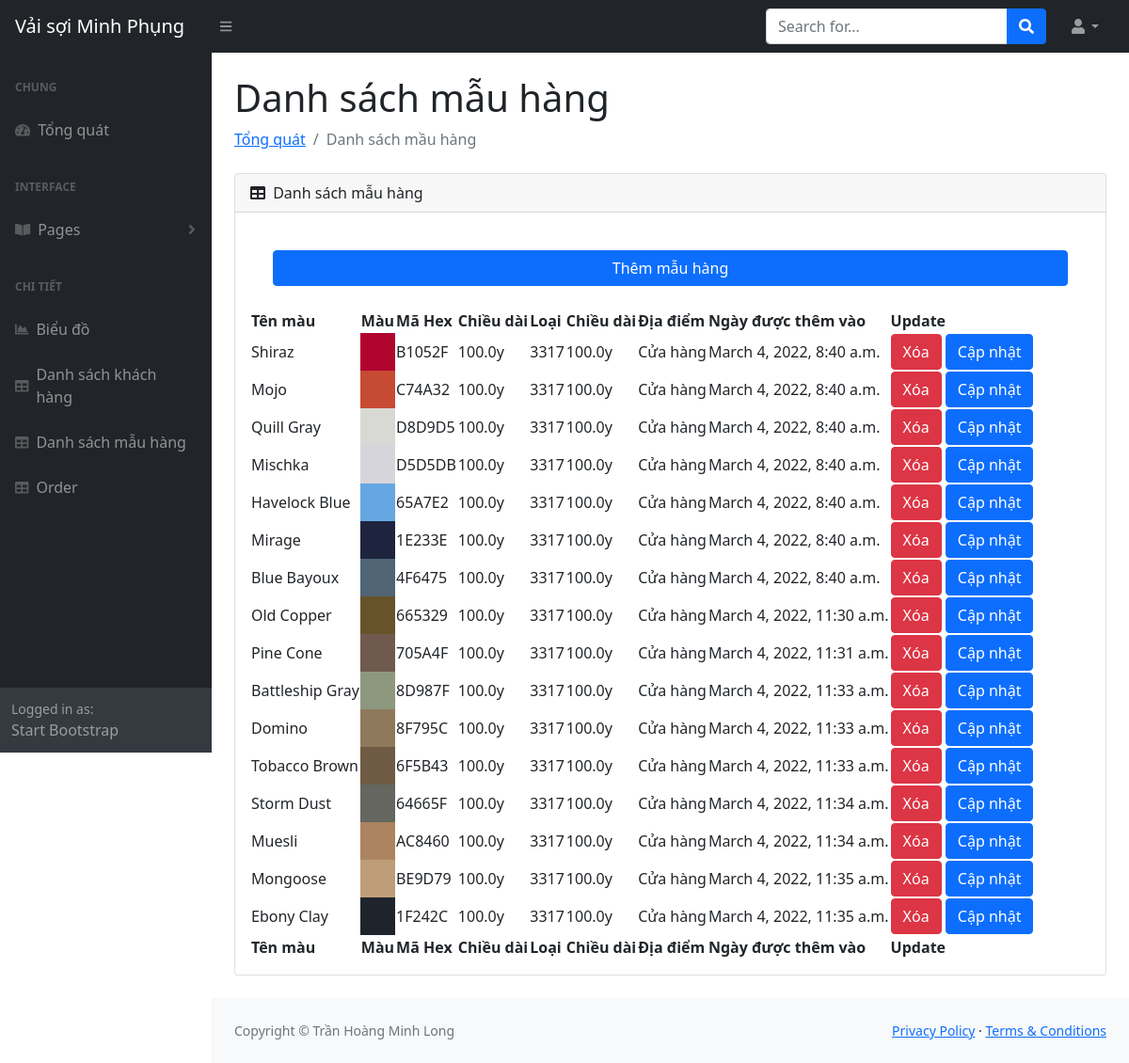
Page /productTable on the committed database.
### management/models.py (models this page shows, shortened)
class Product(models.Model):
    measurement_unit_choices = [
        ('m', 'meter'),
        ('y', 'yard'),
    ]
    product_id = models.BigAutoField(primary_key=True)
    color = models.CharField(max_length=64)
    hexcolor = models.CharField(max_length=64)
    length = models.FloatField()
    measurement_unit = models.CharField(max_length = 64, choices = measurement_unit_choices)
    type = models.CharField(max_length=64)
    location = models.CharField(max_length=64, null=True)
    length = models.FloatField()
    measurement_unit = models.CharField(max_length=64, choices=measurement_unit_choices)
    product_date = models.DateTimeField(auto_now_add=True, null=True)

### management/views.py (the view)
# urls.py: path('productTable',views.productTable),
def productTable(request):
    products = Product.objects.all()
    context = {
        'products' : products,
    }
    return render(request, 'management/productTable.html', context)

### management/templates/management/productTable.html (shortened to what this page needs)
{% load static %}
<!DOCTYPE html>
<html lang="en">
    <head>
        <link href="https://cdn.jsdelivr.net/npm/bootstrap@5.1.3/dist/css/bootstrap.min.css" rel="stylesheet">
        <link href="https://cdn.jsdelivr.net/npm/simple-datatables@latest/dist/style.css" rel="stylesheet" />
        <link href="{% static 'css/styles.css'%}" rel="stylesheet" />
    </head>
    <body class="sb-nav-fixed">
        {% include 'management/navbar.html' %}
        <div id="layoutSidenav">
            {% include 'management/sidenavbar.html' %}
            <div id="layoutSidenav_content">
                <main>
                    <div class="container-fluid px-4">
                        <h1 class="mt-4">Danh sách mẫu hàng</h1>
                        <ol class="breadcrumb mb-4">
                            <li class="breadcrumb-item"><a href="home">Tổng quát</a></li>
                            <li class="breadcrumb-item active">Danh sách mầu hàng</li>
                        </ol>
                        <div class="card mb-4">
                            <div class="card-header">
                                <i class="fas fa-table me-1"></i>
                                Danh sách mẫu hàng
                            </div>
                            <div class="card-body">
                                <div class="d-grid gap-2">
                                    <button class="m-4 btn btn-primary" type="button">Thêm mẫu hàng</button>
                                </div>
                                <table id="datatablesSimple">
                                    <thead>
                                        <tr>
                                            <th>Tên màu</th>
                                            <th>Màu</th>
                                            <th>Mã Hex</th>
                                            <th>Chiều dài</th>
                                            <th>Loại</th>
                                            <th>Chiều dài</th>
                                            <th>Địa điểm</th>
                                            <th>Ngày được thêm vào</th>
                                            <th>Update</th>
                                        </tr>
                                    </thead>
                                    <tfoot>
                                        <tr>
                                            <th>Tên màu</th>
                                            <th>Màu</th>
                                            <th>Mã Hex</th>
                                            <th>Chiều dài</th>
                                            <th>Loại</th>
                                            <th>Chiều dài</th>
                                            <th>Địa điểm</th>
                                            <th>Ngày được thêm vào</th>
                                            <th>Update</th>
                                        </tr>
                                    </tfoot>
                                    <tbody>
                                        {% for product in products %}
                                        <tr>
                                                <td>{{product.color}}</td>
                                                <td style="background-color:#{{product.hexcolor}};"></td>
                                                <td>{{product.hexcolor}}</td>
                                                <td>{{product.length}}{{product.measurement_unit}}</td>
                                                <td>{{product.type}}</td>
                                                <td>{{product.length}}{{product.measurement_unit}}</td>
                                                <td>{{product.location}}</td>
                                                <td>{{product.product_date}}</td>
                                                <td>
                                                    <button type="button" class="btn btn-danger">Xóa</button>
                                                    <button type="button" class="btn btn-primary">Cập nhật</button>
                                                </td>
                                        </tr>
                                        {% endfor %}
                                    </tbody>
                                </table>
                            </div>
                        </div>
                    </div>
                </main>
            {% include 'management/footer.html' %}
            </div>
        </div>
    </body>
</html>

### rows in the picture
Product: color "Shiraz", hexcolor "B1052F", length "100.0", measurement_unit "y", type "3317", location "Cửa hàng", product_date "March 4, 2022, 8:40 a.m."
Product: color "Mojo", hexcolor "C74A32", length "100.0", measurement_unit "y", type "3317", location "Cửa hàng", product_date "March 4, 2022, 8:40 a.m."
Product: color "Quill Gray", hexcolor "D8D9D5", length "100.0", measurement_unit "y", type "3317", location "Cửa hàng", product_date "March 4, 2022, 8:40 a.m."
Product: color "Mischka", hexcolor "D5D5DB", length "100.0", measurement_unit "y", type "3317", location "Cửa hàng", product_date "March 4, 2022, 8:40 a.m."
Product: color "Havelock Blue", hexcolor "65A7E2", length "100.0", measurement_unit "y", type "3317", location "Cửa hàng", product_date "March 4, 2022, 8:40 a.m."
Product: color "Mirage", hexcolor "1E233E", length "100.0", measurement_unit "y", type "3317", location "Cửa hàng", product_date "March 4, 2022, 8:40 a.m."
Product: color "Blue Bayoux", hexcolor "4F6475", length "100.0", measurement_unit "y", type "3317", location "Cửa hàng", product_date "March 4, 2022, 8:40 a.m."
Product: color "Old Copper", hexcolor "665329", length "100.0", measurement_unit "y", type "3317", location "Cửa hàng", product_date "March 4, 2022, 11:30 a.m."
Product: color "Pine Cone", hexcolor "705A4F", length "100.0", measurement_unit "y", type "3317", location "Cửa hàng", product_date "March 4, 2022, 11:31 a.m."
Product: color "Battleship Gray", hexcolor "8D987F", length "100.0", measurement_unit "y", type "3317", location "Cửa hàng", product_date "March 4, 2022, 11:33 a.m."
Product: color "Domino", hexcolor "8F795C", length "100.0", measurement_unit "y", type "3317", location "Cửa hàng", product_date "March 4, 2022, 11:33 a.m."
Product: color "Tobacco Brown", hexcolor "6F5B43", length "100.0", measurement_unit "y", type "3317", location "Cửa hàng", product_date "March 4, 2022, 11:33 a.m."
Product: color "Storm Dust", hexcolor "64665F", length "100.0", measurement_unit "y", type "3317", location "Cửa hàng", product_date "March 4, 2022, 11:34 a.m."
Product: color "Muesli", hexcolor "AC8460", length "100.0", measurement_unit "y", type "3317", location "Cửa hàng", product_date "March 4, 2022, 11:34 a.m."
Product: color "Mongoose", hexcolor "BE9D79", length "100.0", measurement_unit "y", type "3317", location "Cửa hàng", product_date "March 4, 2022, 11:35 a.m."
Product: color "Ebony Clay", hexcolor "1F242C", length "100.0", measurement_unit "y", type "3317", location "Cửa hàng", product_date "March 4, 2022, 11:35 a.m."
